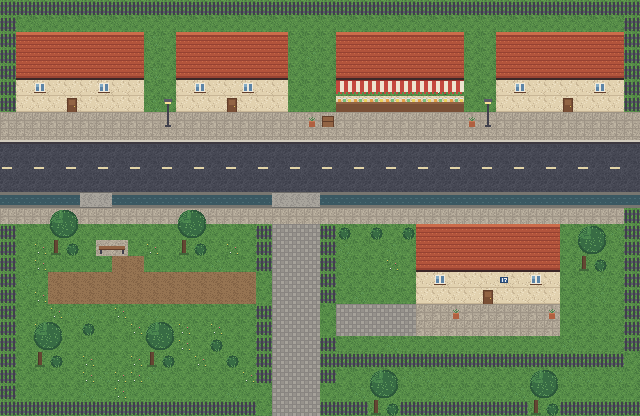

This is a level from a 2D game, rendered from its Tiled map with the project's own tilesets. A one-line summary and the map file follow, with tile-layer data summarised:
An orthogonal 40x26 tile map with 16x16 px tiles, 3 tile layers (ground, detail, overhead) and 45 objects (39x solid, player, sari, darto, kite, ...).

<map version="1.10" tiledversion="1.10.2" orientation="orthogonal" renderorder="right-down" width="40" height="26" tilewidth="16" tileheight="16" infinite="0" nextlayerid="6" nextobjectid="47">
 <properties>
  <property name="displayName" value="Depok Selatan - Jl. Kenanga" />
 </properties>
 <tileset firstgid="1" name="town" tilewidth="16" tileheight="16" spacing="2" margin="1" tilecount="35" columns="8">
  <image source="town_tiles.png" width="144" height="90" />
 </tileset>
 <layer id="1" name="ground" width="40" height="26">
  <data>[1040 cells, 1040 non-empty, 10 distinct tile ids]</data>
 </layer>
 <layer id="2" name="detail" width="40" height="26">
  <data>[1040 cells, 402 non-empty, 18 distinct tile ids]</data>
 </layer>
 <layer id="3" name="overhead" width="40" height="26">
  <data>[1040 cells, 30 non-empty, 5 distinct tile ids]</data>
 </layer>
 <objectgroup id="4" name="collision" visible="0">
  <object id="1" name="solid" x="0" y="16" width="16" height="16" />
  <object id="2" name="solid" x="0" y="224" width="16" height="176" />
  <object id="3" name="solid" x="0" y="192" width="80" height="16" />
  <object id="4" name="solid" x="0" y="32" width="144" height="80" />
  <object id="5" name="solid" x="0" y="400" width="256" height="16" />
  <object id="6" name="solid" x="0" y="0" width="640" height="16" />
  <object id="7" name="solid" x="32" y="352" width="32" height="16" />
  <object id="8" name="solid" x="48" y="240" width="32" height="16" />
  <object id="9" name="solid" x="80" y="320" width="16" height="16" />
  <object id="10" name="solid" x="96" y="240" width="32" height="16" />
  <object id="11" name="solid" x="112" y="192" width="160" height="16" />
  <object id="12" name="solid" x="144" y="352" width="32" height="16" />
  <object id="13" name="solid" x="160" y="112" width="16" height="16" />
  <object id="14" name="solid" x="176" y="240" width="32" height="16" />
  <object id="15" name="solid" x="176" y="32" width="112" height="80" />
  <object id="16" name="solid" x="208" y="336" width="16" height="16" />
  <object id="17" name="solid" x="224" y="352" width="16" height="16" />
  <object id="18" name="solid" x="256" y="224" width="16" height="48" />
  <object id="19" name="solid" x="256" y="304" width="16" height="80" />
  <object id="20" name="solid" x="304" y="112" width="32" height="16" />
  <object id="21" name="solid" x="320" y="240" width="16" height="64" />
  <object id="22" name="solid" x="320" y="336" width="16" height="16" />
  <object id="23" name="solid" x="320" y="368" width="16" height="16" />
  <object id="24" name="solid" x="320" y="224" width="32" height="16" />
  <object id="25" name="solid" x="320" y="352" width="304" height="16" />
  <object id="26" name="solid" x="320" y="192" width="320" height="16" />
  <object id="27" name="solid" x="320" y="400" width="320" height="16" />
  <object id="28" name="solid" x="336" y="32" width="128" height="48" />
  <object id="29" name="solid" x="336" y="96" width="128" height="16" />
  <object id="30" name="solid" x="368" y="224" width="16" height="16" />
  <object id="31" name="solid" x="400" y="224" width="160" height="16" />
  <object id="32" name="solid" x="416" y="240" width="144" height="64" />
  <object id="33" name="solid" x="448" y="304" width="16" height="16" />
  <object id="34" name="solid" x="464" y="112" width="32" height="16" />
  <object id="35" name="solid" x="496" y="32" width="144" height="80" />
  <object id="36" name="solid" x="544" y="304" width="16" height="16" />
  <object id="37" name="solid" x="576" y="256" width="32" height="16" />
  <object id="38" name="solid" x="624" y="16" width="16" height="16" />
  <object id="39" name="solid" x="624" y="208" width="16" height="144" />
 </objectgroup>
 <objectgroup id="5" name="entities">
  <object id="40" name="player" x="48" y="164" width="16" height="16">
   <properties>
    <property name="kind" value="player" />
   </properties>
  </object>
  <object id="41" name="sari" x="384" y="112" width="16" height="16">
   <properties>
    <property name="kind" value="npc" />
    <property name="npcId" value="sari" />
    <property name="facing" value="down" />
   </properties>
  </object>
  <object id="42" name="darto" x="464" y="310" width="16" height="16">
   <properties>
    <property name="kind" value="npc" />
    <property name="npcId" value="darto" />
    <property name="facing" value="down" />
   </properties>
  </object>
  <object id="43" name="kite" x="208" y="228" width="16" height="16">
   <properties>
    <property name="kind" value="memory" />
    <property name="memoryId" value="kite" />
   </properties>
  </object>
  <object id="44" name="photo" x="112" y="242" width="16" height="16">
   <properties>
    <property name="kind" value="memory" />
    <property name="memoryId" value="photo" />
   </properties>
  </object>
  <object id="45" name="radio" x="528" y="306" width="16" height="16">
   <properties>
    <property name="kind" value="memory" />
    <property name="memoryId" value="radio" />
   </properties>
  </object>
 </objectgroup>
</map>
